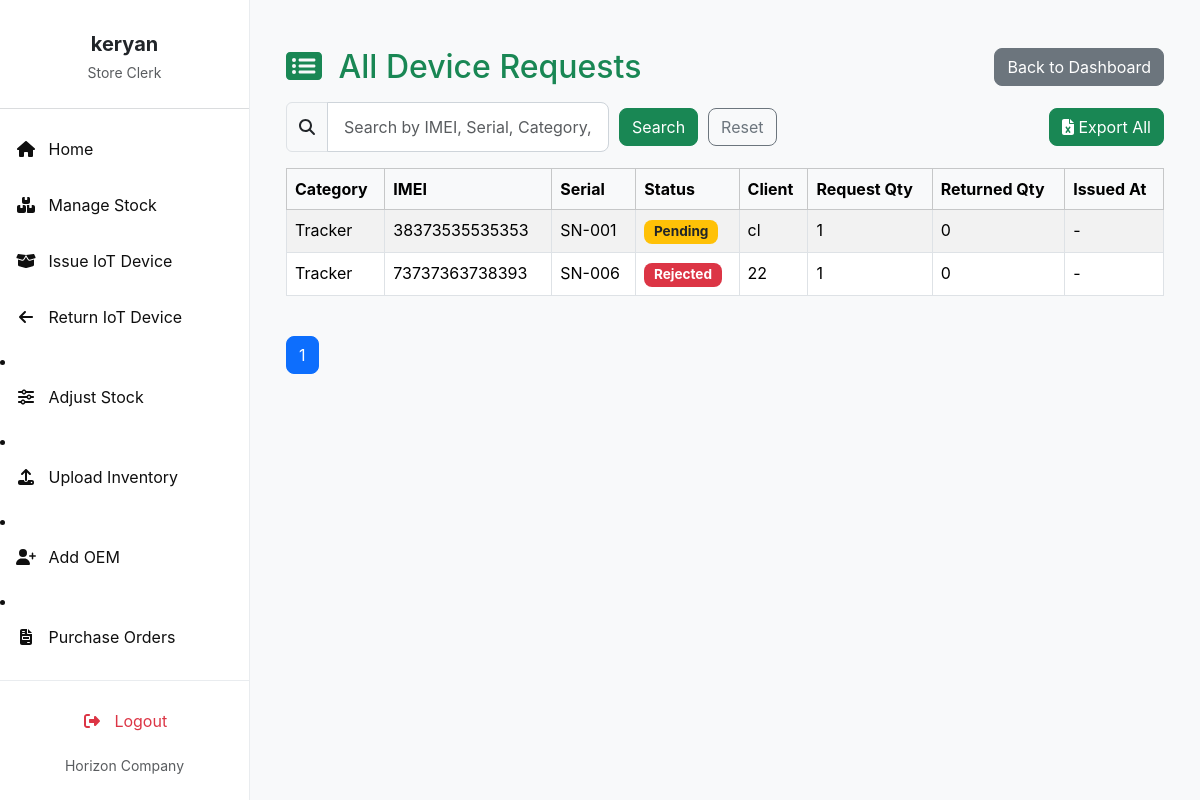
Before: /reports/total-requests/ (signed in) with the older database file.
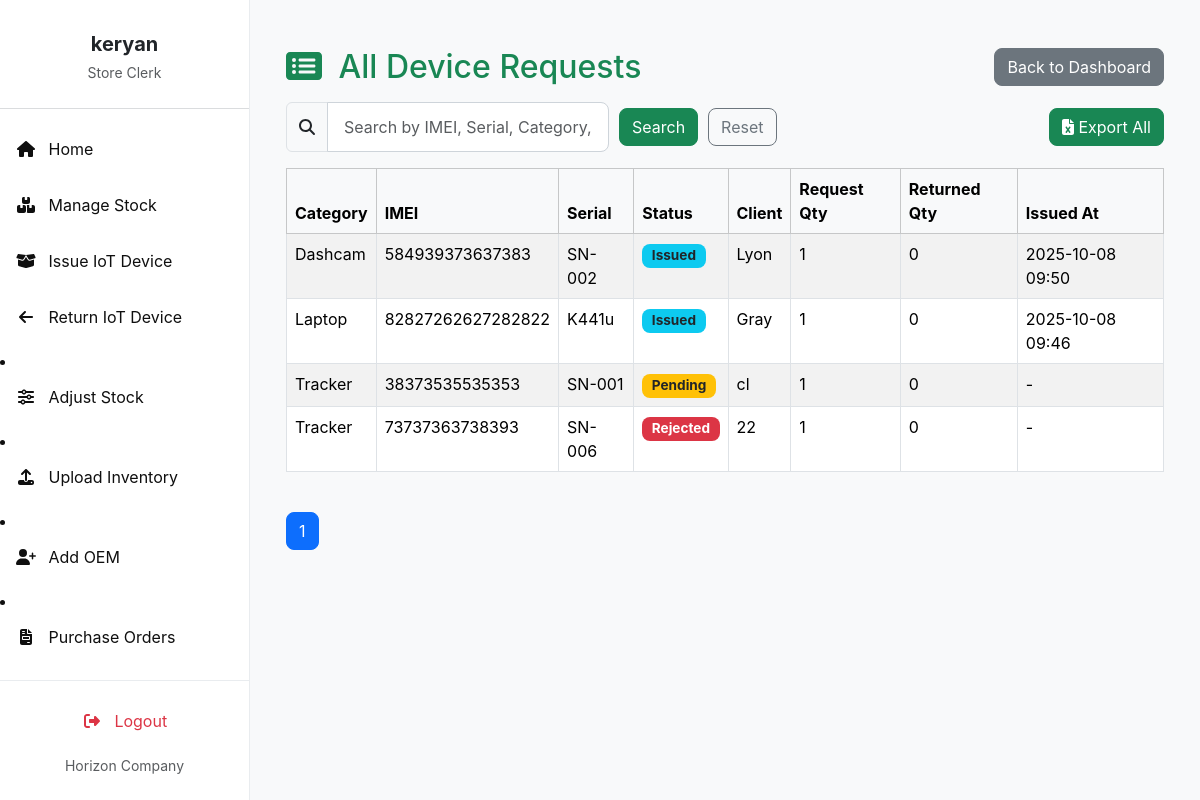
After: the same page with the newer database file.
### invent/models.py (models this page shows, shortened)
class DeviceRequest(models.Model):
    device = models.ForeignKey(
        "Device",
        on_delete=models.CASCADE,
        related_name="requests"
    )
    requestor = models.ForeignKey(
        User,
        on_delete=models.CASCADE,
        related_name="device_requests"
    )
    client = models.ForeignKey(
        "Client",
        on_delete=models.CASCADE,
        related_name="client_requests",
        null=True,
        blank=True
    )
    branch = models.ForeignKey(Branch, on_delete=models.SET_NULL, null=True, blank=True, related_name="requests")
    country = models.ForeignKey(Country, on_delete=models.SET_NULL, null=True, blank=True)
    quantity = models.PositiveIntegerField(default=1)
    reason = models.TextField(blank=True, null=True)
    application_date = models.DateField(default=timezone.now)
    STATUS_CHOICES = [
        ('Pending', 'Pending'),
        ('Approved', 'Approved'),
        ('Issued', 'Issued'),
        ('Rejected', 'Rejected'),
        ('Cancelled', 'Cancelled'),
        ('Partially Returned', 'Partially Returned'),
        ('Fully Returned', 'Fully Returned'),
    ]
    status = models.CharField(
        max_length=20, choices=STATUS_CHOICES, default='Pending'
    )
    date_requested = models.DateTimeField(auto_now_add=True)
    date_issued = models.DateTimeField(null=True, blank=True)
    returned_quantity = models.PositiveIntegerField(default=0)
    _original_status = None
    def __init__(self, *args, **kwargs):
        super().__init__(*args, **kwargs)
        self._original_status = self.status

class Device(models.Model):
    STATUS_CHOICES = (
        ('available', 'Available'),
        ('issued', 'Issued'),
        ('returned', 'Returned'),
        ('faulty', 'Faulty'),
    )
    name = models.CharField(max_length=255)  # REQUIRED
    oem = models.ForeignKey(
        OEM,
        on_delete=models.SET_NULL,
        null=True,
        blank=False,  # ✅ Make OEM required
        to_field='oem_id',
        related_name='devices'
    )
    product_id = models.CharField(max_length=30, blank=True)
    total_quantity = models.PositiveIntegerField(default=1)
    imei_no = models.CharField(max_length=50, unique=True, null=True, blank=True)  # Optional
    serial_no = models.CharField(max_length=50, unique=True, null=True, blank=True)  # Optional
    mac_address = models.CharField(max_length=50, unique=True, null=True, blank=True)  # Optional
    category = models.CharField(max_length=100, blank=True, help_text="e.g. Laptop or Router")
    manufacturer = models.CharField(max_length=100, blank=True)
    description = models.TextField(blank=True)
    selling_price = models.DecimalField(max_digits=10, decimal_places=2, null=True, blank=True)
    currency = models.CharField(max_length=10, choices=CURRENCY_CHOICES, default='USD')
    branch = models.ForeignKey(Branch, on_delete=models.SET_NULL, null=True, blank=True)
    country = models.ForeignKey(Country, on_delete=models.SET_NULL, null=True, blank=True)
    status = models.CharField(max_length=20, choices=STATUS_CHOICES, default='available')  # ✅ Required

class Client(models.Model):
    name = models.CharField(max_length=255)
    phone_no = models.CharField(max_length=50)
    email = models.EmailField()
    address = models.CharField(max_length=255)

### invent/views.py (the view, shortened to what this page needs)
# urls.py: path('reports/total-requests/', views.total_requests, name='total_requests'),
@login_required
def total_requests(request):
    query = request.GET.get('q', '')
    status_filter = request.GET.get('status', '')
    user = request.user
    if user.is_superuser:
        queryset = DeviceRequest.objects.select_related(
            "device", "client", "requestor").order_by('-date_requested')
    else:
        user_country = getattr(user.profile, "country", None)
        queryset = DeviceRequest.objects.select_related(
            "device", "client", "requestor").filter(branch__country=user_country).order_by('-date_requested')
    if status_filter and status_filter.lower() != 'all':
        queryset = queryset.filter(status=status_filter)
    paginator = Paginator(queryset, 10)
    page_number = request.GET.get('page')
    page_obj = paginator.get_page(page_number)
    context = {
        'page_obj': page_obj,
        'status_filter': status_filter,
    }
    return render(request, 'invent/total_requests.html', context)

### invent/context_processors.py (called while the page is built)
def pending_requests_count(request):
    count = 0  # Default to 0
    if request.user.is_authenticated:
        if request.user.has_perm('invent.can_issue_device'):
            count = DeviceRequest.objects.filter(status='Pending').count()
    return {'pending_requests_count_for_sidebar': count}

### invent/templates/invent/total_requests.html (shortened to what this page needs)
{% extends 'invent/base_store_clerk.html' %}
{% load static %}
{% block content %}
<div class="container mt-4">
<div class="d-flex justify-content-between align-items-center mb-3">
<h2 class="mb-0 text-primary">
<i class="fas fa-list-alt me-2"></i>
{% if status_filter and status_filter.lower != 'all' %}
{{ status_filter }} Items
{% else %}
All Device Requests
{% endif %}
</h2>
<a href="{% url 'store_clerk_dashboard' %}" class="btn btn-secondary">Back to Dashboard</a>
</div>
<div class="d-flex justify-content-between mb-3 align-items-center">
    <form method="get" class="d-flex align-items-center" style="gap: 10px;">
        <div class="input-group">
            <span class="input-group-text"><i class="fas fa-search"></i></span>
            <input type="text" name="q" value="{{ request.GET.q|default:'' }}" class="form-control"
                    placeholder="Search by IMEI, Serial, Category, Client">
        </div>
        <button type="submit" class="btn btn-success">Search</button>
        {% if status_filter and status_filter != 'all' %}
            <a href="{% url 'total_requests' %}?status={{ status_filter }}" class="btn btn-outline-secondary">Reset</a>
        {% else %}
            <a href="{% url 'total_requests' %}" class="btn btn-outline-secondary">Reset</a>
        {% endif %}
    </form>
    <a href="{% url 'export_total_requests' %}?status={{ status_filter|default:'' }}" class="btn btn-success">
        <i class="fas fa-file-excel"></i> Export All
    </a>
</div>
<div class="table-responsive">
    <table class="table table-bordered table-striped">
        <thead class="table-light">
            <tr>
                <th>Category</th>
                <th>IMEI</th>
                <th>Serial</th>
                <th>Status</th>
                <th>Client</th>
                <th>Request Qty</th>
                <th>Returned Qty</th>
                <th>Issued At</th>
            </tr>
        </thead>
        <tbody>
            {% for req in page_obj %}
            <tr>
                <td>{{ req.device.category }}</td>
                <td>{{ req.device.imei_no }}</td>
                <td>{{ req.device.serial_no|default:"-" }}</td>
                <td>
                    {% if req.status == "Issued" %}
                        <span class="badge bg-info text-dark">{{ req.status }}</span>
                    {% elif req.status == "Pending" %}
                        <span class="badge bg-warning text-dark">{{ req.status }}</span>
                    {% elif req.status == "Approved" %}
                        <span class="badge bg-success">{{ req.status }}</span>
                    {% elif req.status == "Rejected" %}
                        <span class="badge bg-danger">{{ req.status }}</span>
                    {% elif req.status == "Returned" %}
                        <span class="badge bg-primary">{{ req.status }}</span>
                    {% else %}
                        <span class="badge bg-secondary">{{ req.status }}</span>
                    {% endif %}
                </td>
                <td>{{ req.client.name|default:"-" }}</td>
                <td>{{ req.quantity }}</td>
                <td>{{ req.returned_quantity }}</td>
                <td>{{ req.date_issued|date:"Y-m-d H:i"|default:"-" }}</td>
            </tr>
            {% empty %}
            <tr>
                <td colspan="8" class="text-center">No device requests found.</td>
            </tr>
            {% endfor %}
        </tbody>
    </table>
</div>
<div class="pagination mt-4 text-center">
    <ul class="list-unstyled d-inline-flex gap-2">
        {% for num in page_obj.paginator.page_range %}
            {% if page_obj.number == num %}
                <li><span class="btn btn-primary">{{ num }}</span></li>
            {% else %}
                <li>
                    <a href="?page={{ num }}{% if request.GET.q %}&q={{ request.GET.q }}{% endif %}{% if status_filter %}&status={{ status_filter }}{% endif %}" class="btn btn-outline-secondary">{{ num }}</a>
                </li>
            {% endif %}
        {% endfor %}
    </ul>
</div>
</div>
{% endblock %}

Changed rows visible on the page:
added DeviceRequest: device.category "Dashcam", device.imei_no "584939373637383", device.serial_no "SN-002", status "Issued", client.name "Lyon", quantity "1", returned_quantity "0", date_issued "2025-10-08 09:50"
added DeviceRequest: device.category "Laptop", device.imei_no "82827262627282822", device.serial_no "K441u", status "Issued", client.name "Gray", quantity "1", returned_quantity "0", date_issued "2025-10-08 09:46"
